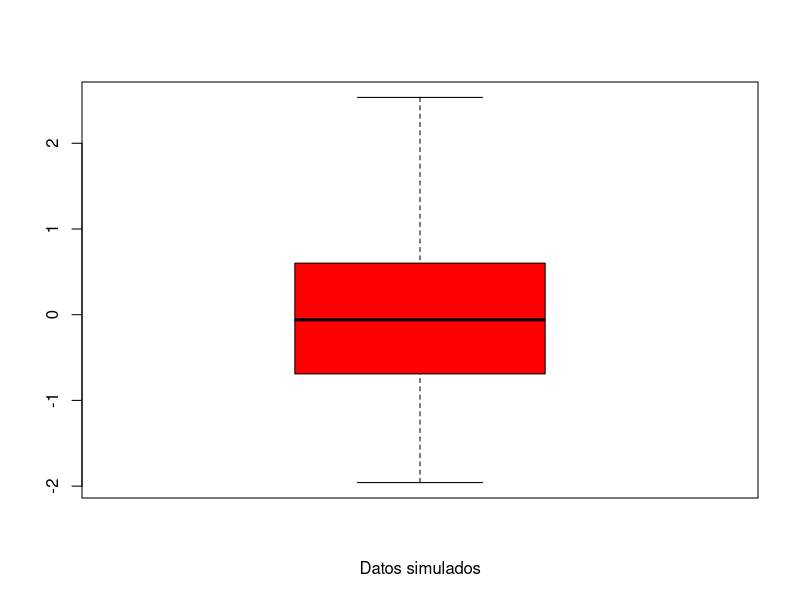

This figure's R source:
## ---- chunk 1
res <- t.test(mpg ~ am, data=mtcars)
res$p.value
## ---- chunk 2
n <- 10
sqrt(n)
## ---- chunk 3
dat <- rnorm(100)
boxplot(dat, col='red', xlab='Datos simulados')
